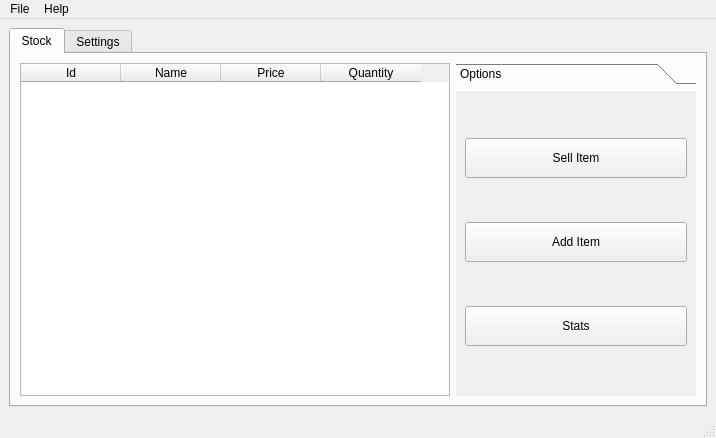
<?xml version="1.0" encoding="UTF-8"?>
<ui version="4.0">
 <class>stock_manager</class>
 <widget class="QMainWindow" name="stock_manager">
  <property name="geometry">
   <rect>
    <x>0</x>
    <y>0</y>
    <width>716</width>
    <height>438</height>
   </rect>
  </property>
  <property name="windowTitle">
   <string>stock_manager</string>
  </property>
  <widget class="QWidget" name="centralWidget">
   <layout class="QGridLayout" name="gridLayout">
    <item row="0" column="1">
     <widget class="QTabWidget" name="tabMain">
      <property name="statusTip">
       <string>View items on stock</string>
      </property>
      <property name="tabPosition">
       <enum>QTabWidget::North</enum>
      </property>
      <property name="tabShape">
       <enum>QTabWidget::Rounded</enum>
      </property>
      <property name="currentIndex">
       <number>0</number>
      </property>
      <widget class="QWidget" name="tabStock">
       <attribute name="title">
        <string>Stock</string>
       </attribute>
       <layout class="QHBoxLayout" name="horizontalLayout">
        <item>
         <widget class="QTableWidget" name="tblStock">
          <column>
           <property name="text">
            <string>Id</string>
           </property>
          </column>
          <column>
           <property name="text">
            <string>Name</string>
           </property>
          </column>
          <column>
           <property name="text">
            <string>Price</string>
           </property>
          </column>
          <column>
           <property name="text">
            <string>Quantity</string>
           </property>
          </column>
         </widget>
        </item>
        <item>
         <widget class="QToolBox" name="toolBox">
          <property name="minimumSize">
           <size>
            <width>0</width>
            <height>0</height>
           </size>
          </property>
          <property name="maximumSize">
           <size>
            <width>240</width>
            <height>16777215</height>
           </size>
          </property>
          <property name="currentIndex">
           <number>0</number>
          </property>
          <widget class="QWidget" name="page">
           <property name="geometry">
            <rect>
             <x>0</x>
             <y>0</y>
             <width>240</width>
             <height>306</height>
            </rect>
           </property>
           <attribute name="label">
            <string>Options</string>
           </attribute>
           <layout class="QVBoxLayout" name="verticalLayout">
            <item>
             <widget class="QPushButton" name="btnSellItem">
              <property name="maximumSize">
               <size>
                <width>16777215</width>
                <height>40</height>
               </size>
              </property>
              <property name="statusTip">
               <string>Record sold items</string>
              </property>
              <property name="text">
               <string>Sell Item</string>
              </property>
             </widget>
            </item>
            <item>
             <widget class="QPushButton" name="btnAddItem">
              <property name="maximumSize">
               <size>
                <width>16777215</width>
                <height>40</height>
               </size>
              </property>
              <property name="statusTip">
               <string>Add new item into stock</string>
              </property>
              <property name="text">
               <string>Add Item</string>
              </property>
             </widget>
            </item>
            <item>
             <widget class="QPushButton" name="btnStats">
              <property name="maximumSize">
               <size>
                <width>16777215</width>
                <height>40</height>
               </size>
              </property>
              <property name="statusTip">
               <string>Display sales statistics</string>
              </property>
              <property name="text">
               <string>Stats</string>
              </property>
             </widget>
            </item>
           </layout>
          </widget>
         </widget>
        </item>
       </layout>
      </widget>
      <widget class="QWidget" name="tabSettings">
       <attribute name="title">
        <string>Settings</string>
       </attribute>
      </widget>
     </widget>
    </item>
   </layout>
  </widget>
  <widget class="QMenuBar" name="menuBar">
   <property name="geometry">
    <rect>
     <x>0</x>
     <y>0</y>
     <width>716</width>
     <height>27</height>
    </rect>
   </property>
   <widget class="QMenu" name="menuFile">
    <property name="title">
     <string>File</string>
    </property>
    <addaction name="actAdd_Item"/>
    <addaction name="separator"/>
    <addaction name="actQuit"/>
   </widget>
   <widget class="QMenu" name="menuHelp">
    <property name="title">
     <string>Help</string>
    </property>
    <addaction name="actQt_About"/>
    <addaction name="actAbout"/>
    <addaction name="separator"/>
    <addaction name="actCheck_For_Updates"/>
   </widget>
   <addaction name="menuFile"/>
   <addaction name="menuHelp"/>
  </widget>
  <widget class="QStatusBar" name="statusBar"/>
  <action name="actQuit">
   <property name="text">
    <string>Quit</string>
   </property>
   <property name="shortcut">
    <string>Ctrl+Q</string>
   </property>
  </action>
  <action name="actQt_About">
   <property name="text">
    <string>Qt About</string>
   </property>
  </action>
  <action name="actAbout">
   <property name="text">
    <string>About</string>
   </property>
  </action>
  <action name="actCheck_For_Updates">
   <property name="text">
    <string>Check For Updates</string>
   </property>
  </action>
  <action name="actAdd_Item">
   <property name="text">
    <string>Add Item</string>
   </property>
  </action>
 </widget>
 <resources/>
 <connections/>
</ui>
